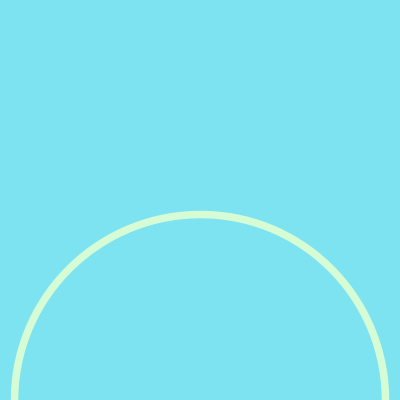
Frame 1 (no input)
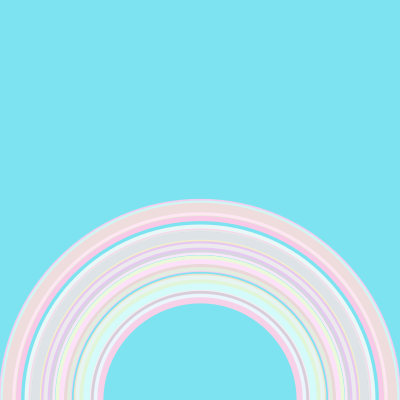
Frame 60 (the mouse pressed at the canvas centre just before this capture)
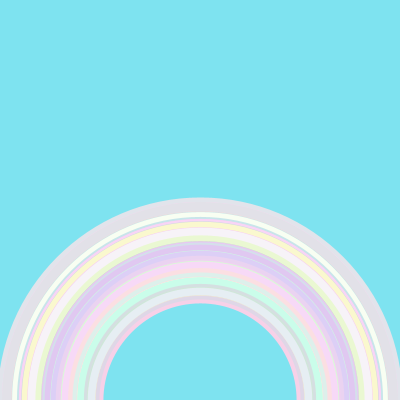
Frame 120 (the mouse held since frame 60 and released just before this capture)

The Processing sketch that drew these frames (run headless with seeded random() and noise(); from frame 60 on, the mouse is pressed at the canvas centre):

// Processing sketch: processing_183773
// ── processing_183773.pde

void setup () {
  size (400,400);
 background (#7EE3F0);
noFill(); 
}

void draw() {
  strokeWeight(random(3,10));
  stroke (random(200,255), random(200,255), random (200,255));
  float rainbow_size = random(200,400);
  ellipse(200,400,rainbow_size,rainbow_size);
}
